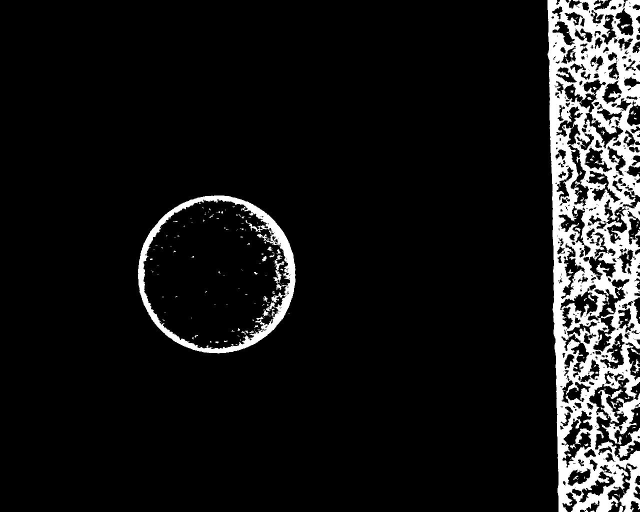
//> input picture matlab/test1.jpg, 1280 x 1024 px (shown at 1/2 size)
$ ./detectmain ../../matlab/test1.jpg   (built with g++ and OpenCV 4)
//> lines starting //> are read from the running program, lines starting //| are printed output that depends on the picture; after the words box and inside, x2 and y2 are one past the last pixel; in counts of white or black regions, pixels touching at a corner belong together
#include <cv.h>
#include <highgui.h>
#include <iostream>


using namespace std;
using namespace cv;


// [29 lines left out: function randperm, not called in this run]

vector<int> randperm2(vector<Point> contour,double tt)
{
	vector<int> numlist;
	vector<int> canlist;

	int randnum;

	int suchx;
	int suchy;

	randnum = (rand() % (contour.size()));
	suchx = contour[randnum].x;
	suchy = contour[randnum].y;
	numlist.push_back(randnum);

	for (int i = 0 ; i<contour.size() ; i++)
	{
		if (((contour[i].x-suchx)^2 + (contour[i].y-suchy)^2) > tt^2)
		{
			canlist.push_back(i);
		}
	}

	randnum = (rand() % (canlist.size()));

	numlist.push_back(canlist[randnum]);

	return numlist;
}

// [171 lines left out: functions lsline, modelerrormeasure, ransaclsline, not called in this run]

vector<vector<double>> RHT(vector<Point> contour,int size)
{
	vector<vector<double>> linepara;
	vector<vector<double>> pararecord;
	vector<int> votenum;
	vector<double> suchpara;
	int num;
	double theta;
	double rou;
	int judgeline = -1;
	vector<vector<int>> difflist;
	vector<int> randlist;
	bool flagcreate;

	vector<Point> outpointold;

	outpointold = contour;

	for (int k=0; k< 1500 ; k++)
	{

		if (outpointold.size()<0.5*size)
		{
			break;
		}

		//num = outpointold.size();
		//difflist = randperm(num,2);
		//randlist = difflist[0];

		randlist = randperm2(outpointold,0.5*size);
		if (randlist.size()<2)
		{
			break;
		}

		int x1 = outpointold[randlist[0]].x;
		int y1 = outpointold[randlist[0]].y;
		int x2 = outpointold[randlist[1]].x;
		int y2 = outpointold[randlist[1]].y;


		if (y1 == y2)
		{
			theta = CV_PI/2;
		}else
		{
			theta = atan((x1-x2+0.0)/(y2-y1));
		}

		rou = x1*cos(theta) + y1*sin(theta);
		flagcreate = true;

		for (int kk = 0; kk<pararecord.size(); kk++)
		{
			if (abs(rou-pararecord[kk][0])< (size>300?5:3) && abs(theta-pararecord[kk][1])< CV_PI/36)
			{
				flagcreate = false;
				votenum[kk]++;
				if (votenum[kk] > 10)
				{
					judgeline = kk;
				}
				break;
			}
		}

		if (flagcreate)
		{
			suchpara.push_back(rou);
			suchpara.push_back(theta);
			pararecord.push_back(suchpara);
			votenum.push_back(1);
		}


		double temprou;
		vector<Point> inpoint;
		vector<Point> outpoint;
		vector<double> fittedpara;


		if (judgeline > -1)
		{
			rou = pararecord[judgeline][0];
			theta = pararecord[judgeline][1];
			for (int i=0 ; i<outpointold.size() ; i++)
			{
				temprou = outpointold[i].x*cos(theta) + outpointold[i].y*sin(theta);
				if (abs(temprou-rou) < (size>300?5:3))
				{
					inpoint.push_back(outpointold[i]);
				}else
				{
					outpoint.push_back(outpointold[i]);
				}
			}
			if (inpoint.size()>0.5*size)
			{
				//cout<<1<<endl;
				fittedpara = ransaclsline(inpoint,size);
				if (fittedpara.size() <2)
				{
					votenum[judgeline] = 1;
				}else
				{
					outpointold = outpoint;
					linepara.push_back(fittedpara);
				}

				//suchpara.push_back(rou);
				//suchpara.push_back(theta);
				//linepara.push_back(suchpara);

			}else
			{
				votenum[judgeline] = 1;
			}
		}

		suchpara.clear();
		inpoint.clear();
		outpoint.clear();
		judgeline = -1;


	}


	return linepara;
}


// [155 lines left out: functions HT, calculate_center, not called in this run]

int main( int argc, char** argv )
{

	//打开图像

	//char* imageName = argv[1];
	double crosslength = 800.0;//能包含十字的正方形框边长
	clock_t start,finish;

	char* imageName = argv[1];
	//char* imageName = "D:/feiQ自动接收/杨撷成(10.1.2.22)/2015-08-14 10_08_23/Capture/4_Image.bmp";
	//char* imageName = "D:/工作/照片测试/2015-06-26 桌上视觉测试台/[DEV0]-ID002172-BW.bmp";
	//char* imageName = "D:/工作/照片测试/2015-08-21 测试照片/[DEV1]-ID014029-BW.bmp";
	Mat image;
	image = imread( imageName,0);
//> image is the input picture: 1024 rows x 1280 cols, CV_8UC1; min 0, max 255, mean 24
	if( !image.data )
	{
		printf( " No image data \n " );
		return -1;
	}

	// [31 lines of commented-out code are left out]
	start = clock();

	Mat imedge,imedge2;
	GaussianBlur(image,imedge,Size(11,11),2);
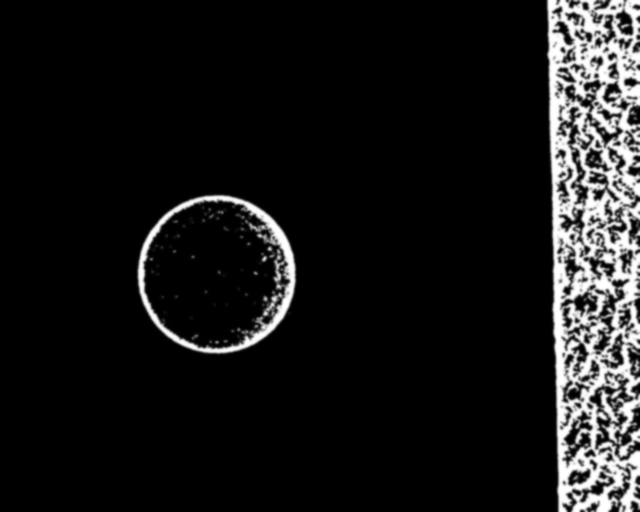
//> imedge: 1024 rows x 1280 cols, CV_8UC1 (shown at 1/2 size); min 0, max 255, mean 24
	Canny( imedge, imedge, 50, 150 , 3 );

	morphologyEx(imedge,imedge,MORPH_CLOSE,getStructuringElement(MORPH_ELLIPSE,Size(30,30)));
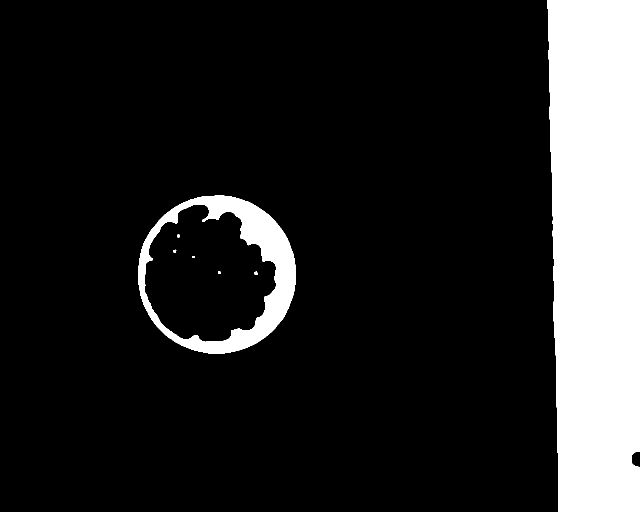
//> imedge: 1024 rows x 1280 cols, CV_8UC1 (shown at 1/2 size); 15.6% white; 7 white regions
	//namedWindow("imedge", CV_WINDOW_AUTOSIZE);
	//imshow("imedge", imedge);

	vector<vector<Point>> contours;
	vector<Vec4i> hierarchy;

	findContours( imedge, contours, hierarchy, CV_RETR_TREE, CV_CHAIN_APPROX_NONE, Point(0,0) );
//> contours = 8 contours, 3 with area under 20; largest, box (x1, y1, x2, y2) and area: (1095, 0, 1280, 1024) 175995, (276, 391, 592, 708) 78268, (288, 408, 553, 685) 52338, (508, 543, 516, 550) 29, (355, 468, 360, 476) 21

	int contournum = 0;

	Mat imcontour = Mat::zeros( imedge.size(), CV_8U);

	vector<vector<Point>> contoursfilt;
	vector<Point> onecontour;
	for(int i = 0;i<contours.size();i++){
		onecontour = contours[i];
		if (onecontour.size() > 400){
			contoursfilt.push_back(onecontour);
			contournum++;
		}
	}
//> this loop made 8 passes
//> after the loop, contournum = 3

	drawContours(imcontour,contoursfilt,-1,Scalar(255),2);
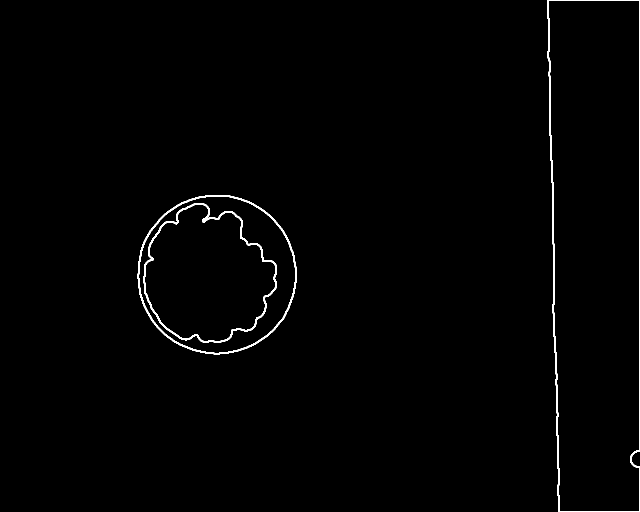
//> imcontour: 1024 rows x 1280 cols, CV_8UC1 (shown at 1/2 size); 0.98% white; 3 white regions, box (x1, y1, x2, y2) and area: (1094, 0, 1280, 1024) 6005, (275, 390, 593, 709) 3419, (287, 407, 554, 686) 3356
	//namedWindow("imcontour", CV_WINDOW_AUTOSIZE);
	//imshow("imcontour", imcontour);


	Mat imagec3 = Mat::zeros( image.size(), CV_8UC3);
	for (int i = 0; i<image.rows ; i++)
	{
		for (int j = 0; j<image.cols ; j++)
		{
			imagec3.at<Vec3b>(i,j)[0] = image.at<uchar>(i,j);
			imagec3.at<Vec3b>(i,j)[1] = image.at<uchar>(i,j);
			imagec3.at<Vec3b>(i,j)[2] = image.at<uchar>(i,j);
		}
	}
	Mat imresult = imagec3.clone();
	double rou;
	double theta;
	double x0,y0;
	Point pt1,pt2;

	finish = clock();
	double totaltime = (double)(finish-start)/CLOCKS_PER_SEC;
	cout << totaltime << endl;

	//筛选轮廓 十字轮廓已在contourfilt中
	//识别结果参数
	vector<double> centerx;
	vector<double> centery;
	vector<double> crosscentertheta;
	vector<double> crosscenter;
	vector<int> preciselevel;

	int tempx;
	int tempy;
	vector<bool> regionjudge;
	vector<vector<double>> lineparameter;//[[rou,theta]]
	vector<vector<int>> thetacluster;
	vector<int> suchcluster;
	vector<double> clusterthetavalue;
	vector<double> clusterrouvalue;
	vector<vector<int>> thetaclusterrough;
	vector<double> clusterthetavaluerough;
	vector<double> clusterrouvaluerough;
	double orththeta;

	bool thetanew;

	for (int i = 0;i<contoursfilt.size();i++)
	{
		centerx.push_back(-1);
		centery.push_back(-1);
		crosscentertheta.push_back(0);
		regionjudge.push_back(true);
		preciselevel.push_back(0);
		int maxx = 0;
		int maxy = 0;
		int minx = image.cols;
		int miny = image.rows;
		onecontour = contoursfilt[i];
		for (int j = 0; j<onecontour.size(); j++)
		{
			tempx = onecontour[j].x;
			tempy = onecontour[j].y;
			if (tempx > maxx)
			{
				maxx = tempx;
			}
			if (tempx < minx)
			{
				minx = tempx;
			}
			if (tempy > maxy)
			{
				maxy = tempy;
			}
			if (tempy < miny)
			{
				miny = tempy;
			}
			if (maxx-minx>crosslength | maxy-miny>crosslength)
			{
				regionjudge[i] = false;
				break;
			}
		}
		if (!regionjudge[i])
		{
			continue;
		}
		if (abs((maxx-minx)-(maxy-miny))>100)
		{
			regionjudge[i] = false;
			continue;
		}

		lineparameter = RHT(onecontour,(maxx-minx)<(maxy-miny)?(maxx-minx):(maxy-miny));
		//lineparameter = HT(onecontour);

		for (int k = 0;k<lineparameter.size();k++)
		{
			rou = lineparameter[k][0];
			theta = lineparameter[k][1];
			x0 = rou*cos(theta);
			y0 = rou*sin(theta);
			pt1.x = cvRound(x0+2000*(-sin(theta)));
			pt1.y = cvRound(y0+2000*(cos(theta)));
			pt2.x = cvRound(x0-2000*(-sin(theta)));
			pt2.y = cvRound(y0-2000*(cos(theta)));
			line(imresult,pt1,pt2,Scalar(0,0,255),1,CV_AA);
		}

		if (lineparameter.size()>3)
		{
			for (int k = 0;k<lineparameter.size();k++)
			{
				rou = lineparameter[k][0];
				theta = lineparameter[k][1];
				int kt=k+1;
				while (kt<lineparameter.size())
				{
					if ((abs(theta-lineparameter[kt][1])<CV_PI/180&abs(rou-lineparameter[kt][0])<2)|((CV_PI-abs(theta-lineparameter[kt][1]))<CV_PI/180&abs(rou+lineparameter[kt][0])<2))
					{
						vector<vector<double>>::iterator it = lineparameter.begin()+kt;
						lineparameter.erase(it);
						kt--;
					}
					kt++;
				}
			}
		}

		if (lineparameter.size()!=4)
		{
			regionjudge[i] = false;
			continue;
		}

		for (int k = 0;k<lineparameter.size();k++)
		{
			rou = lineparameter[k][0];
			theta = lineparameter[k][1];

			thetanew = true;
			for (int kk = 0;kk<thetacluster.size();kk++)
			{
				if ((abs(theta-clusterthetavalue[kk])<CV_PI/60&abs(rou-clusterrouvalue[kk])<40)|((CV_PI-abs(theta-clusterthetavalue[kk]))<CV_PI/60&abs(rou+clusterrouvalue[kk])<40))
				{
					thetacluster[kk].push_back(k);
					thetanew = false;
					break;
				}
			}
			if (thetanew)
			{
				suchcluster.push_back(k);
				thetacluster.push_back(suchcluster);
				suchcluster.clear();
				clusterthetavalue.push_back(theta);
				clusterrouvalue.push_back(rou);
			}
			//rough theta
			thetanew = true;
			for (int kk = 0;kk<thetaclusterrough.size();kk++)
			{
				if ((abs(theta-clusterthetavaluerough[kk])<CV_PI/18&abs(rou-clusterrouvaluerough[kk])<60)|((CV_PI-abs(theta-clusterthetavaluerough[kk]))<CV_PI/18&abs(rou+clusterrouvaluerough[kk])<60))
				{
					thetaclusterrough[kk].push_back(k);
					thetanew = false;
					break;
				}
			}
			if (thetanew)
			{
				suchcluster.push_back(k);
				thetaclusterrough.push_back(suchcluster);
				suchcluster.clear();
				clusterthetavaluerough.push_back(theta);
				clusterrouvaluerough.push_back(rou);
			}
		}

		//judge 4 lines of cross
		for (int kk = 0;kk<thetacluster.size();kk++)
		{
			if (thetacluster[kk].size() != 2)
			{
				continue;
			}
			//计算候选线的法向角度
			if (abs(lineparameter[thetacluster[kk][0]][1]-lineparameter[thetacluster[kk][1]][1])<CV_PI/2)
			{
				orththeta = (lineparameter[thetacluster[kk][0]][1]+lineparameter[thetacluster[kk][1]][1])/2 + CV_PI/2;
			}else
			{
				orththeta = (lineparameter[thetacluster[kk][0]][1]+lineparameter[thetacluster[kk][1]][1])/2 + CV_PI;
			}

			if (orththeta > CV_PI/2)
			{
				orththeta = orththeta - CV_PI;
			}

			for (int kkk = 0; kkk<thetacluster.size();kkk++)
			{
				if (abs(clusterthetavalue[kkk] - orththeta)<CV_PI/36|(CV_PI-abs(clusterthetavalue[kkk] - orththeta))<CV_PI/36)
				{
					if (thetacluster[kkk].size() == 2)
					{
						if (abs(lineparameter[thetacluster[kkk][0]][1]-lineparameter[thetacluster[kkk][1]][1])<CV_PI/2)
						{
							crosscentertheta[i] = (lineparameter[thetacluster[kkk][0]][1]+lineparameter[thetacluster[kkk][1]][1])/2;
						}else
						{
							crosscentertheta[i] = (lineparameter[thetacluster[kkk][0]][1]+lineparameter[thetacluster[kkk][1]][1]+CV_PI)/2;
							if (crosscentertheta[i]>CV_PI/2)
							{
								crosscentertheta[i] = crosscentertheta[i]-CV_PI;
							}
						}

						if (abs(crosscentertheta[i]-orththeta)<CV_PI/2)
						{
							crosscentertheta[i] = (crosscentertheta[i]+orththeta)/2;
						}else
						{
							crosscentertheta[i] = (crosscentertheta[i]+orththeta+CV_PI)/2;
							if (crosscentertheta[i]>CV_PI/2)
							{
								crosscentertheta[i] = crosscentertheta[i]-CV_PI;
							}
						}
						crosscenter = calculate_center(lineparameter[thetacluster[kk][0]],lineparameter[thetacluster[kk][1]],lineparameter[thetacluster[kkk][0]],lineparameter[thetacluster[kkk][1]]);
						centerx[i] = crosscenter[0];
						centery[i] = crosscenter[1];
						//最好情况，计算中心，旋转角
						preciselevel[i] = 1;
						break;
					}
				}
			}
			if (centerx[i]<0)
			{
				for (int kkk = 0; kkk<thetaclusterrough.size();kkk++)
				{
					if (abs(clusterthetavaluerough[kkk] - orththeta)<CV_PI/18|(CV_PI-abs(clusterthetavaluerough[kkk] - orththeta))<CV_PI/18)
					{
						if (thetaclusterrough[kkk].size() == 2)
						{
							crosscentertheta[i] = orththeta;
							crosscenter = calculate_center(lineparameter[thetacluster[kk][0]],lineparameter[thetacluster[kk][1]],lineparameter[thetaclusterrough[kkk][0]],lineparameter[thetaclusterrough[kkk][1]]);
							centerx[i] = crosscenter[0];
							centery[i] = crosscenter[1];
							//次好情况，计算中心，旋转角
							preciselevel[i] = 2;
							break;
						}
					}
				}
			}
			if (centerx[i]>0)
			{
				break;
			}
		}
		if (centerx[i]<0)
		{
			for (int kk = 0;kk<thetaclusterrough.size();kk++)
			{
				if (thetaclusterrough[kk].size() != 2)
				{
					continue;
				}


				if (abs(lineparameter[thetaclusterrough[kk][0]][1]-lineparameter[thetaclusterrough[kk][1]][1])<CV_PI/2)
				{
					orththeta = (lineparameter[thetaclusterrough[kk][0]][1]+lineparameter[thetaclusterrough[kk][1]][1])/2 + CV_PI/2;
				}else
				{
					orththeta = (lineparameter[thetaclusterrough[kk][0]][1]+lineparameter[thetaclusterrough[kk][1]][1])/2 + CV_PI;
				}

				if (orththeta > CV_PI/2)
				{
					orththeta = orththeta - CV_PI;
				}

				for (int kkk = 0; kkk<thetaclusterrough.size();kkk++)
				{
					if (abs(clusterthetavaluerough[kkk] - orththeta)<CV_PI/18|(CV_PI-abs(clusterthetavaluerough[kkk] - orththeta))<CV_PI/18)
					{
						if (thetaclusterrough[kkk].size() == 2)
						{
							if (abs(lineparameter[thetaclusterrough[kkk][0]][1]-lineparameter[thetaclusterrough[kkk][1]][1])<CV_PI/2)
							{
								crosscentertheta[i] = (lineparameter[thetaclusterrough[kkk][0]][1]+lineparameter[thetaclusterrough[kkk][1]][1])/2;
							}else
							{
								crosscentertheta[i] = (lineparameter[thetaclusterrough[kkk][0]][1]+lineparameter[thetaclusterrough[kkk][1]][1]+CV_PI)/2;
								if (crosscentertheta[i]>CV_PI/2)
								{
									crosscentertheta[i] = crosscentertheta[i]-CV_PI;
								}
							}

							if (abs(crosscentertheta[i]-orththeta)<CV_PI/2)
							{
								crosscentertheta[i] = (crosscentertheta[i]+orththeta)/2;
							}else
							{
								crosscentertheta[i] = (crosscentertheta[i]+orththeta+CV_PI)/2;
								if (crosscentertheta[i]>CV_PI/2)
								{
									crosscentertheta[i] = crosscentertheta[i]-CV_PI;
								}
							}
							crosscenter = calculate_center(lineparameter[thetaclusterrough[kk][0]],lineparameter[thetaclusterrough[kk][1]],lineparameter[thetaclusterrough[kkk][0]],lineparameter[thetaclusterrough[kkk][1]]);
							centerx[i] = crosscenter[0];
							centery[i] = crosscenter[1];
							//粗略情况，计算中心，旋转角
							preciselevel[i] = 3;
							break;
						}
					}
				}
				if (centerx[i]>0)
				{
					break;
				}
			}
		}
		if (centerx[i] < 0)
		{
			regionjudge[i] = false;
		}
		thetacluster.clear();
		clusterthetavalue.clear();
		clusterrouvalue.clear();
		thetaclusterrough.clear();
		clusterthetavaluerough.clear();
		clusterrouvaluerough.clear();
	}
//> this loop made 3 passes
//> (tempx, tempy, maxx, minx, maxy, miny, rou, theta) on passes 1 to 2: (430, 391, 591, 276, 707, 391, 0, 0), (386, 409, 552, 288, 684, 408, 0, 0)
//> (tempx, tempy, maxx, minx, maxy, miny) on pass 3: (1113, 801, 1113, 1095, 801, 0)
//> after the loop, regionjudge = [0, 0, 0]; tempx = 1113; tempy = 801; rou = 0; theta = 0; x0 = 0; y0 = 0
	cout<<contournum<<endl;
//| 3


	int detectnum = 0;

	for (int i = 0; i< contoursfilt.size(); i++)
	{
		if (regionjudge[i])
		{
			detectnum++;
			line(imresult,Point(centerx[i]-100*sin(-crosscentertheta[i]),centery[i]-100*cos(-crosscentertheta[i])),Point(centerx[i]+100*sin(-crosscentertheta[i]),centery[i]+100*cos(-crosscentertheta[i])),Scalar(255,0,0),2);
			line(imresult,Point(centerx[i]-100*sin(-crosscentertheta[i]-CV_PI/2),centery[i]-100*cos(-crosscentertheta[i]-CV_PI/2)),Point(centerx[i]+100*sin(-crosscentertheta[i]-CV_PI/2),centery[i]+100*cos(-crosscentertheta[i]-CV_PI/2)),Scalar(255,0,0),2);
			printf( " num=%d   Center (%f,%f)   theta %f preciselevel %d \n" ,detectnum,centery[i],centerx[i],crosscentertheta[i]>0?crosscentertheta[i]:crosscentertheta[i]+CV_PI/2,preciselevel[i]);
		}
	}
//> this loop made 3 passes
//> after the loop, detectnum = 0

	finish = clock();
	totaltime = (double)(finish-start)/CLOCKS_PER_SEC;
	cout << totaltime << endl;

	namedWindow("imresult", CV_WINDOW_AUTOSIZE);
	imshow("imresult", imresult);


	waitKey(0);

	return 0;
}
